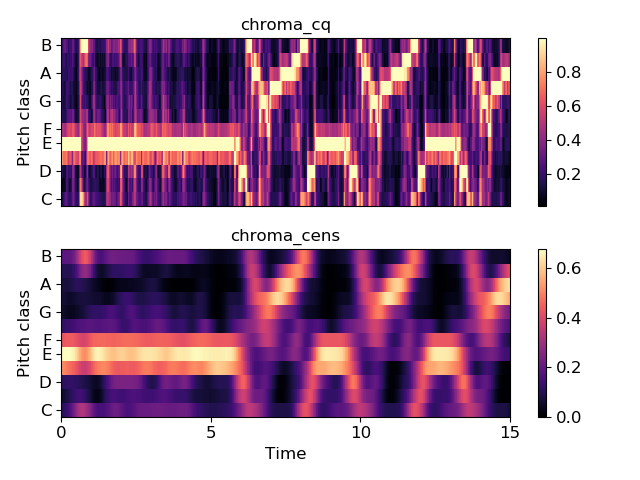

Here is the Python script that generated this plot:
# Compare standard cqt chroma to CENS.

y, sr = librosa.load(librosa.util.example_audio_file(),
                     offset=10, duration=15)
chroma_cens = librosa.feature.chroma_cens(y=y, sr=sr)
chroma_cq = librosa.feature.chroma_cqt(y=y, sr=sr)

import matplotlib.pyplot as plt
plt.figure()
plt.subplot(2,1,1)
librosa.display.specshow(chroma_cq, y_axis='chroma')
plt.title('chroma_cq')
plt.colorbar()
plt.subplot(2,1,2)
librosa.display.specshow(chroma_cens, y_axis='chroma', x_axis='time')
plt.title('chroma_cens')
plt.colorbar()
plt.tight_layout()
plt.show()
